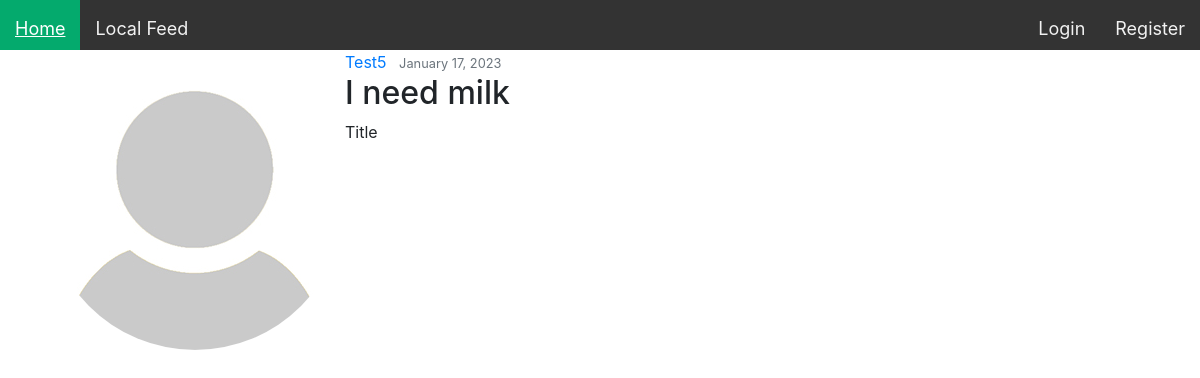
The app's page /post/14/ with its own data.
### map/models.py (models this page shows, shortened)
class Post(models.Model):
    title = models.CharField(max_length=150)
    content = models.TextField()
    date_posted = models.DateTimeField(default=timezone.now)
    author = models.ForeignKey(User, on_delete=models.CASCADE)

### users/models.py (models this page shows, shortened)
class Profile(models.Model):
    user = models.OneToOneField(User, on_delete=models.CASCADE)
    image = models.ImageField(default='default.jpg', upload_to='profile_pics')

### map/views.py (the view)
# urls.py: path("post/<int:pk>/", PostDetailView.as_view(), name='post-detail'),
class PostDetailView(DetailView):
    model = Post

### map/templates/map/post_detail.html (shortened to what this page needs)
{% extends "map/base.html" %}
{% block content %}
	<article class="media content-section">
	  <img class="rounded-circle" src="{{ object.author.profile.image.url }}">
	  <div class="media-body">
		<div class="article-metadata">
		  <a class="mr-2" href="#">{{ object.author }}</a>
		  <small class="text-muted">{{ object.date_posted|date:"F d, Y" }}</small>
		</div>
		<h2 class="article-title">{{ object.title }}</h2>
		<p class="article-content">{{ object.content }}</p>
	  </div>
	</article>
{% endblock content %}

### map/static/map/style.css (style rules this page uses)
html, body { height: 100%; margin: 0; padding: 0; }

### records on screen
Post: author.profile.image (placeholder picture), author "Test5", date_posted "January 17, 2023", title "I need milk", content "Title"
